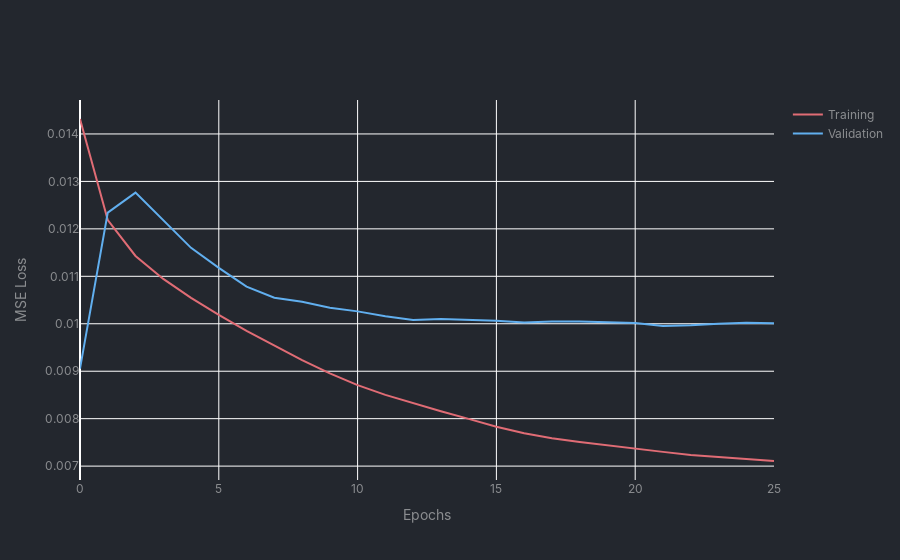
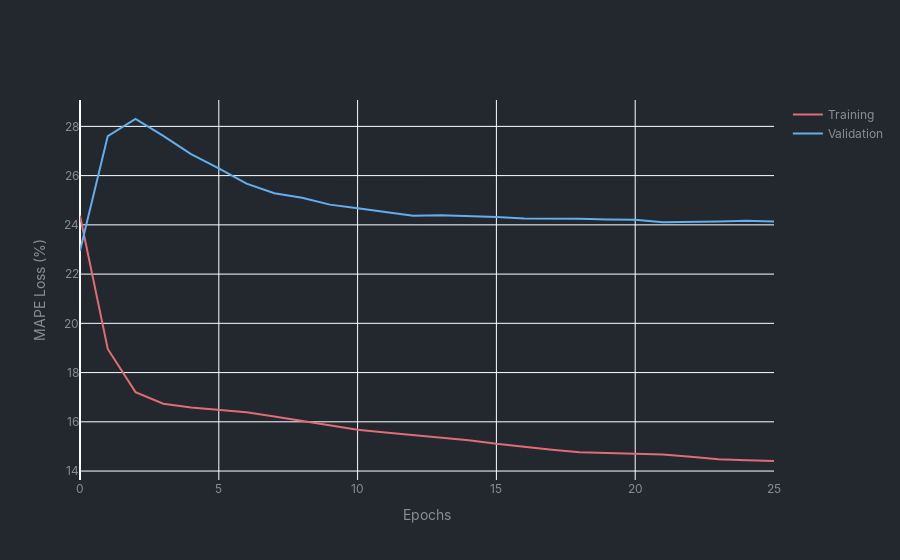

The cell these charts' notebook holds for them, in order:
### Markdown cell above
The figure above shows that the fine tuned model has a good fit to the training data. However, it exhibits a tendency to underestimate race times, indicating potential bias in the predictions.

### Code cell
ft_handler.plot_training_results()

### Figure 1 — Plotly figure (JSON) as saved in the notebook; plotly's stock layout.template omitted (floating-point values rounded to 4 significant figures)
{"data": [{"line": {"color": "#e06c75"}, "mode": "lines", "name": "Training", "type": "scatter", "y": [0.01432, 0.01219, 0.01143, 0.01095, 0.01055, 0.01019, 0.00985, 0.009532, 0.009232, 0.008955, 0.008708, 0.0085, 0.008324, 0.008158, 0.007995, 0.00783, 0.007691, 0.007589, 0.007508, 0.007435, 0.007368, 0.0073, 0.007236, 0.00719, 0.007149, 0.007108]}, {"line": {"color": "#61afef"}, "mode": "lines", "name": "Validation", "type": "scatter", "y": [0.009053, 0.01234, 0.01276, 0.01219, 0.0116, 0.01118, 0.01078, 0.01055, 0.01046, 0.01034, 0.01026, 0.01016, 0.01008, 0.0101, 0.01008, 0.01006, 0.01003, 0.01005, 0.01005, 0.01003, 0.01002, 0.009955, 0.009968, 0.009998, 0.01002, 0.01001]}], "layout": {"font": {"color": "#8b8d90", "family": "Inter"}, "paper_bgcolor": "#23272e", "plot_bgcolor": "#23272e", "title": {"text": ""}, "xaxis": {"title": {"text": "Epochs"}}, "yaxis": {"title": {"text": "MSE Loss"}}}}

### Figure 2 — Plotly figure (JSON) as saved in the notebook; plotly's stock layout.template omitted (floating-point values rounded to 4 significant figures)
{"data": [{"line": {"color": "#e06c75"}, "mode": "lines", "name": "Training", "type": "scatter", "y": [24.37, 18.96, 17.21, 16.73, 16.58, 16.5, 16.39, 16.22, 16.04, 15.85, 15.68, 15.56, 15.46, 15.36, 15.25, 15.11, 14.98, 14.87, 14.77, 14.73, 14.72, 14.67, 14.58, 14.48, 14.44, 14.41]}, {"line": {"color": "#61afef"}, "mode": "lines", "name": "Validation", "type": "scatter", "y": [22.95, 27.6, 28.3, 27.61, 26.87, 26.3, 25.67, 25.28, 25.1, 24.82, 24.68, 24.51, 24.37, 24.39, 24.36, 24.32, 24.25, 24.26, 24.25, 24.22, 24.2, 24.1, 24.11, 24.14, 24.16, 24.14]}], "layout": {"font": {"color": "#8b8d90", "family": "Inter"}, "paper_bgcolor": "#23272e", "plot_bgcolor": "#23272e", "title": {"text": ""}, "xaxis": {"title": {"text": "Epochs"}}, "yaxis": {"title": {"text": "MAPE Loss (%)"}}}}
